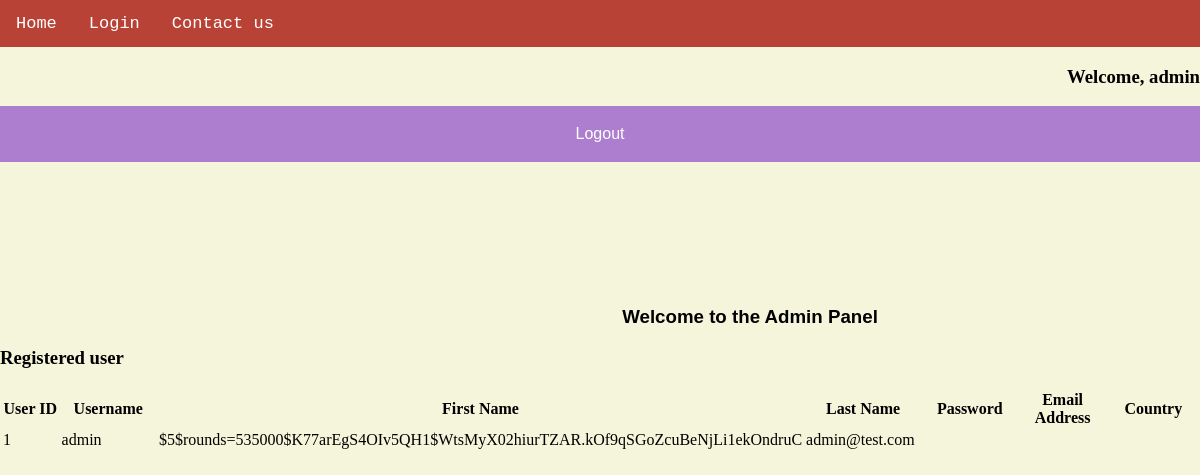
Page /auth/admin (signed in) on the earlier database version.
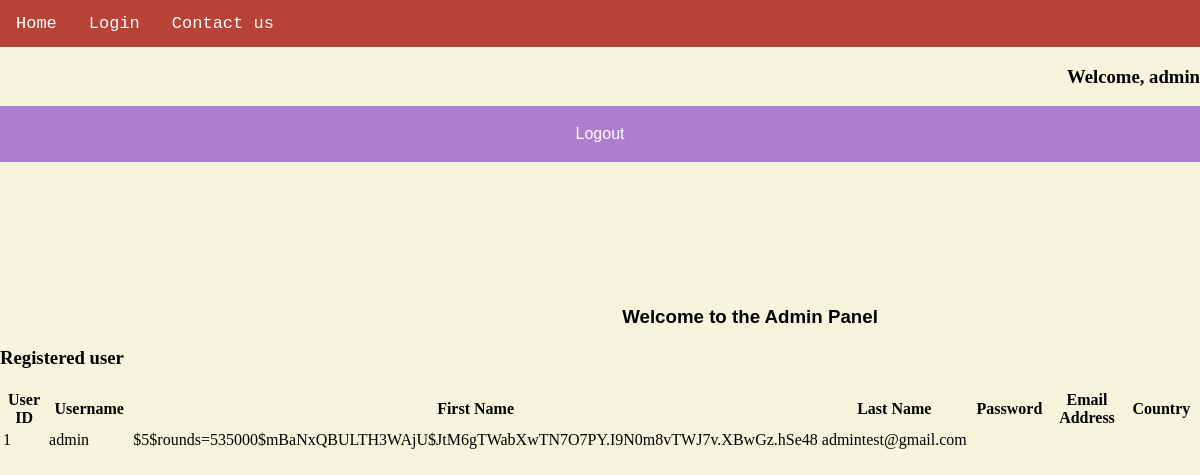
Same page on the later database version.
### tables this page shows
CREATE TABLE users(id INTEGER PRIMARY KEY AUTOINCREMENT, username TEXT NOT NULL, password TEXT NOT NULL, email TEXT NOT NULL);

### app.py (the view)
@app.route('/auth/admin', methods=['GET', 'POST'])
def admin():
    conn = db.connect('schema.db')
    cur = conn.cursor()
    cur.execute('SELECT * FROM users')
    users = cur.fetchall()
    return render_template('/auth/admin.html', user = session['username'], users=users)

### templates/auth/admin.html (shortened to what this page needs)
{% extends 'base.html' %}
{% block header %}
<nav class = "topnav">
    <a href="{{ url_for('index') }}">Home</a>
    <a href="{{ url_for('login') }}">Login</a>
    <a href="{{ url_for('contactus') }}">Contact us</a>
</nav>
{% endblock %}
{% block content %}
    <h3 style="text-align: right;">Welcome, {{user}}</h3>
    <button type="button" onclick="window.location.href='{{ url_for( 'logout') }}';" class="button">Logout</button>
    <section class="home">
        <h1 style="text-align: center;">Welcome to the Admin Panel</h1>
        <h3>Registered user</h3>
        <table class="tg">
            <tr>
                <th width="80">User ID</th>
                <th width="120">Username</th>
                <th width="120">First Name</th>
                <th width="120">Last Name</th>
                <th width="120">Password</th>
                <th width="120">Email Address</th>
                <th width="120">Country</th>
            </tr>
            {% for row in users %}
                <tr>
                    <td>{{ row[0] }}</td>
                    <td>{{ row[1] }}</td>
                    <td>{{ row[2] }}</td>
                    <td>{{ row[3] }}</td>
                    <td>{{ row[4] }}</td>
                    <td>{{ row[5] }}</td>
                    <td>{{ row[6] }}</td>
                </tr>
            {% endfor %}
        </table>
    </section>
{% endblock %}

### templates/base.html (shortened to what this page needs)
<!DOCTYPE html>
<link rel="stylesheet" href="{{ url_for('static', filename='design.css') }}"/>
{% block header %}{% endblock %}
<section class="conversion-controls">
    {% block content %}{% endblock %}
</section>

### static/design.css (style rules this page uses)
.topnav { font-family: "Courier New", Courier, monospace; overflow: hidden; background-color: #b94237; }
.topnav a { float: left; display: block; color: white; text-align: center; padding: 14px 16px; text-decoration: none; font-size: 17px; }
.home h1 { font-family: "Lucida Sans Unicode", "Lucida Grande", sans-serif; position:static; margin: 12vw 0 0 25vw; }
.button { display: block; line-height: 1; font-size: 100%; width: 100%; padding: 20px; font-family: "Lucida Sans Unicode", "Lucida Grande", sans-serif; outline: 0; border: 0; color: white; background: #ad7ed0; cursor: pointer; transition: 0.3s; }

Differences in the rows shown:
changed users "admin": password "$5$rounds=535000$K77arEgS4OIv5QH1$WtsMyX02hiurTZAR.kOf9qSGoZcuBeNjLi1ekOndruC" → "$5$rounds=535000$mBaNxQBULTH3WAjU$JtM6gTWabXwTN7O7PY.I9N0m8vTWJ7v.XBwGz.hSe48"; email "admin@test.com" → "admintest@gmail.com"
